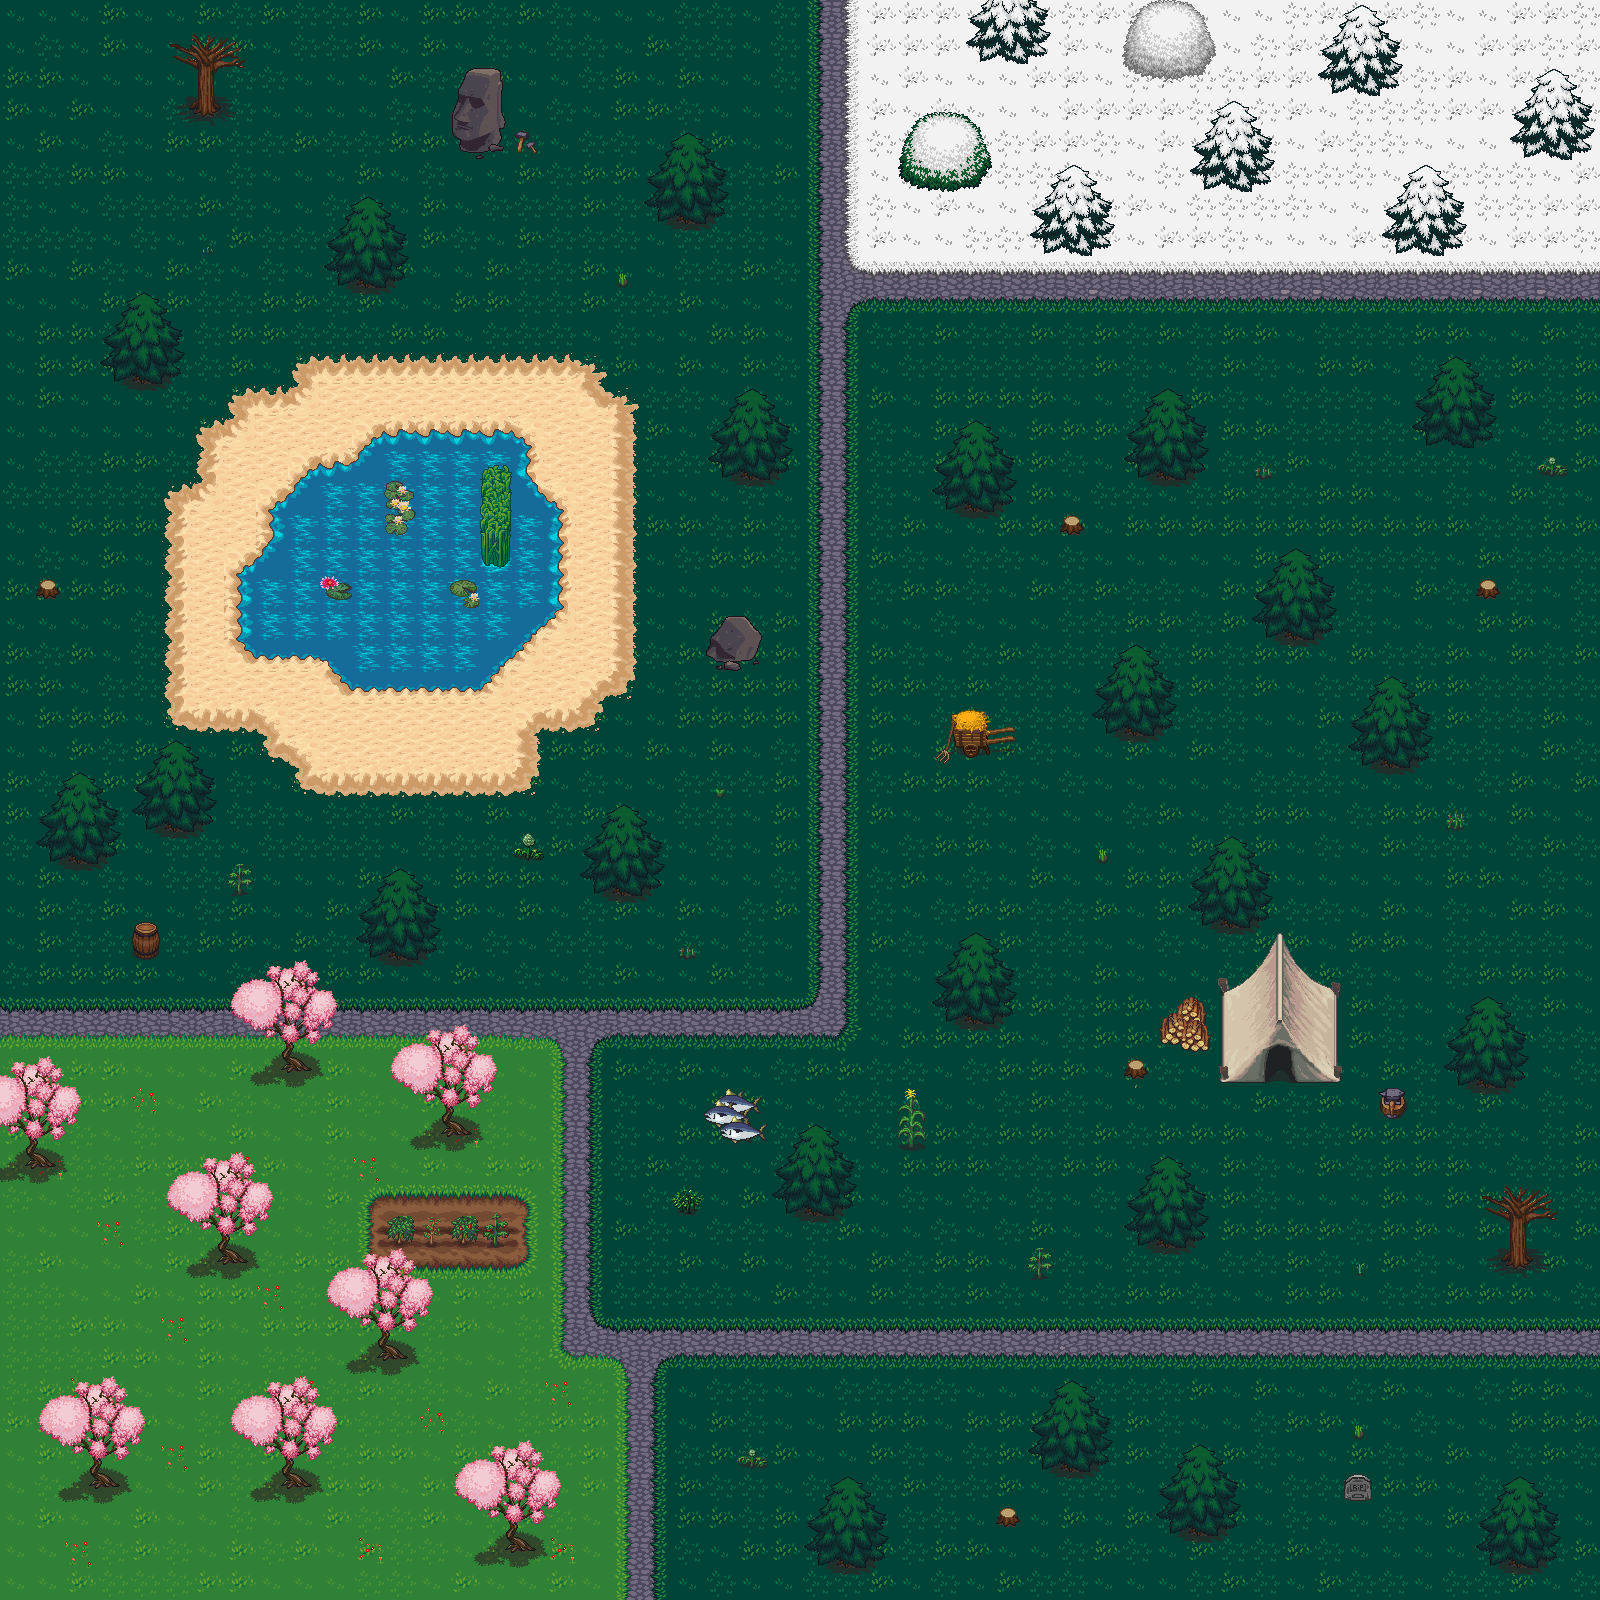

The image is a tile-based game level rendered from a .tmx file. Its description and source (layers, tilesets, objects; grid data summarised) follow:
An orthogonal 50x50 tile map with 32x32 px tiles, 3 tile layers (Ground, Ground details, Objects), 2 tilesets and 2 objects (2x Spawnpoint).

<map version="1.2" tiledversion="1.3.2" orientation="orthogonal" renderorder="right-down" compressionlevel="0" width="50" height="50" tilewidth="32" tileheight="32" infinite="0" nextlayerid="8" nextobjectid="6">
 <tileset firstgid="1" source="terrain.tsx" />
 <tileset firstgid="1025" source="outside.tsx" />
 <layer id="1" name="Ground" width="50" height="50">
  <properties>
   <property name="ground" type="bool" value="true" />
  </properties>
  <data>[2500 cells, 2500 non-empty, 31 distinct tile ids]</data>
 </layer>
 <layer id="3" name="Ground details" width="50" height="50">
  <properties>
   <property name="ground" type="bool" value="true" />
  </properties>
  <data>[2500 cells, 495 non-empty, 57 distinct tile ids]</data>
 </layer>
 <layer id="5" name="Objects" width="50" height="50">
  <properties>
   <property name="ground" type="bool" value="false" />
  </properties>
  <data>[2500 cells, 489 non-empty, 127 distinct tile ids]</data>
 </layer>
 <objectgroup id="7" name="Experimental">
  <object id="2" type="Spawnpoint" x="551" y="276">
   <properties>
    <property name="entity_id" type="int" value="2" />
   </properties>
   <point />
  </object>
  <object id="5" type="Spawnpoint" x="528.5" y="951.5">
   <properties>
    <property name="entity_id" type="int" value="1" />
    <property name="name" value="player" />
   </properties>
   <point />
  </object>
 </objectgroup>
</map>
